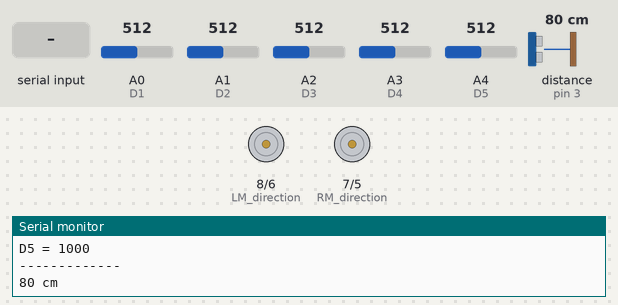
This sketch was run on a simulated Arduino Uno, built with avr-gcc and run on an emulated ATmega328P. Shown: direction and speed pins drawn as motors (green arrow = direction pin HIGH = forward, orange = LOW = backward, longer = more drive), the last lines printed to the serial monitor. Wiring (inferred from the names in the program): ultrasonic range finder: trigger pin 2; echo pin 3. The test bench sets the inputs (shaded band); at power-on: distance to the obstacle (sensor on pin 3) 80 cm, A0 (D1) = 512, A1 (D2) = 512, A2 (D3) = 512, A3 (D4) = 512, A4 (D5) = 512. The echo pulse lasts 58.3 µs per cm.

Above: at 1.8 s.
1.9 s: distance to the obstacle (sensor on pin 3) set to 2 cm
At 3.7 s:
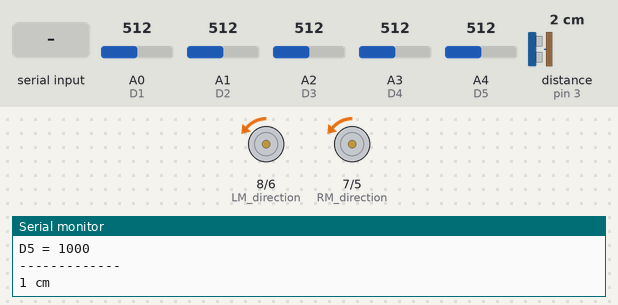
4.5 s: "f" received over the second serial link
At 6.0 s:
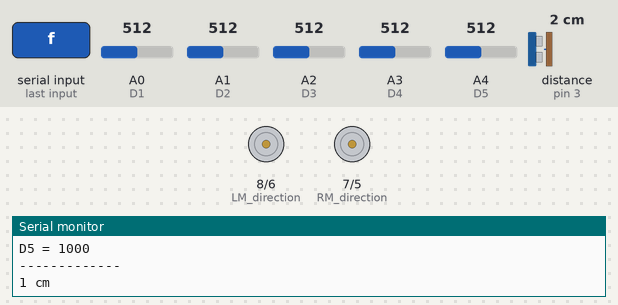
7.7 s: "b" received over the second serial link
At 9.1 s:
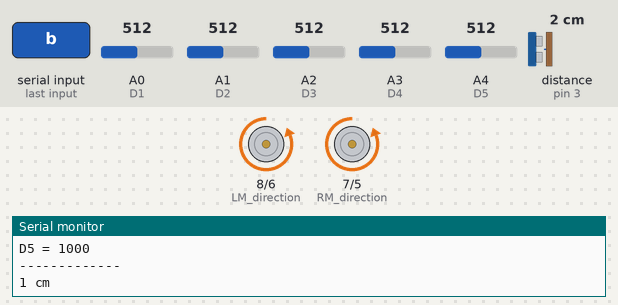
10.8 s: "l" received over the second serial link
At 13.0 s:
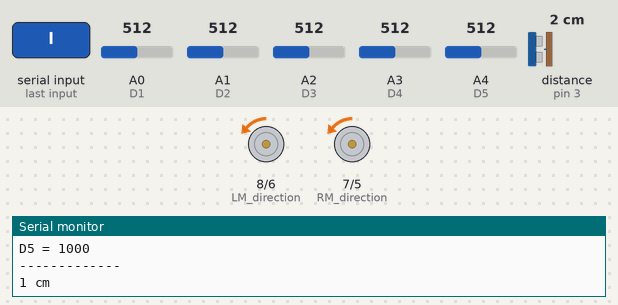
14.0 s: "r" received over the second serial link
At 15.4 s:
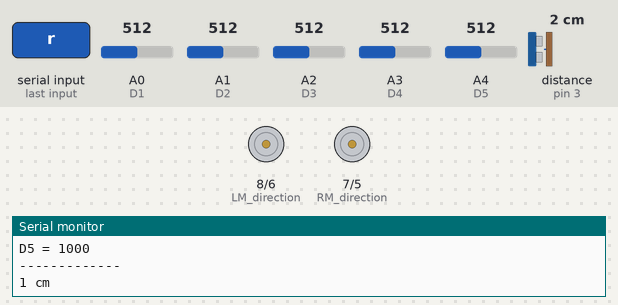
Timing chart, 0 to 17.2 s (numbered marks = the images above; inputs shaded):
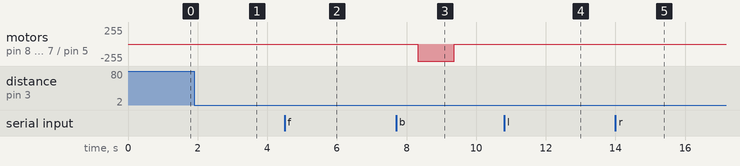

The sketch:

BT_Car.ino
```cpp
#include <SoftwareSerial.h>

SoftwareSerial BT(0, 0);//tx rx

int LM_direction = 8; //左輪方向
int LM_speed = 6; //左輪速度
int RM_speed = 5; //右輪速度
int RM_direction = 7; //右輪方向

//Sensors:
int D1 = A0;
int D2 = A1;
int D3 = A2;
int D4 = A3;
int D5 = A4;

int sensorValue = 0; // 儲存感測值

const byte trigPin = 2;
const byte echoPin = 3;

int fspeed = 0;
boolean cardirection = 1;

unsigned long distance;

unsigned long var;

unsigned long ping(){

  digitalWrite(trigPin, HIGH);
  delayMicroseconds(5);
  digitalWrite(trigPin, LOW);
  return pulseIn(echoPin, HIGH);

}

void setup(){

  pinMode(trigPin, OUTPUT);
  pinMode(echoPin, INPUT);

  pinMode(RM_direction,OUTPUT); //D7
  pinMode(LM_direction,OUTPUT); //D8
  pinMode(RM_speed,OUTPUT);
  pinMode(LM_speed,OUTPUT);

  Serial.begin(9600);

  BT.begin(9600);

  Serial.println("Bluetooth is READY!");

}

void stopCar() { // 馬達停止

  digitalWrite(RM_direction, LOW);
  digitalWrite(LM_direction, LOW);
  analogWrite(RM_speed, cardirection);
  analogWrite(LM_speed, cardirection);

}

void forward() { //D7 = 1, D8 = 1

  digitalWrite(RM_direction, HIGH);
  digitalWrite(LM_direction, HIGH);
  analogWrite(RM_speed, fspeed);
  analogWrite(LM_speed, fspeed);

}

void backward() { //D7 = 0, D8 = 0

  digitalWrite(RM_direction, LOW);
  digitalWrite(LM_direction, LOW);
  analogWrite(RM_speed, 255);
  analogWrite(LM_speed, 255);

}

void turnLeft() { // D7 = 1, D8 = 0

  digitalWrite(RM_direction, HIGH);
  digitalWrite(LM_direction, LOW);
  analogWrite(RM_speed, fspeed);
  analogWrite(LM_speed, fspeed);

}

void turnRight() { //D7 = 0, D8 = 1

  digitalWrite(RM_direction, LOW);
  digitalWrite(LM_direction, HIGH);
  analogWrite(RM_speed, fspeed);
  analogWrite(LM_speed, fspeed);

}

void loop(){

  distance = ping() / 58;
  BT.write((byte)distance);
  Serial.print(distance);
  Serial.print(" cm");
  Serial.println();
  delay(1000);

  if(distance <= 20){
    stopCar();
    Serial.print("Danger!! Stop the Car!\n");
  }

  if( BT.available() > 0) {

    var = BT.read();

    switch(var) {
      case 102: //f

        forward();

      break;

      case 98: //b

        backward();

      break;

      case 115: //s

        stopCar();

      break;

      case 114: //r

        turnRight();

      break;

      case 108: //l

        turnLeft();

      break;

      default:

      break;

    }
  }

  //-------Line Follow--------
  Serial.println("-------------");

  sensorValue = analogRead(D1);
  Serial.print("D1 = ");
  Serial.println(sensorValue, OCT);

  sensorValue = analogRead(D2);
  Serial.print("D2 = ");
  Serial.println(sensorValue, OCT);

  sensorValue = analogRead(D3);
  Serial.print("D3 = ");
  Serial.println(sensorValue, OCT);

  sensorValue = analogRead(D4);
  Serial.print("D4 = ");
  Serial.println(sensorValue, OCT);

  sensorValue = analogRead(D5);
  Serial.print("D5 = ");
  Serial.println(sensorValue, OCT);

  Serial.println("-------------");

}
```

Measured:
- after the input at 1.9 s, motor on pin 8 (LM_direction) / pin 6 (LM_speed), motor on pin 7 (RM_direction) / pin 5 (RM_speed): stopped → backward 1/255 after 1.2 s
- after the input at 4.5 s, motor on pin 8 (LM_direction) / pin 6 (LM_speed), motor on pin 7 (RM_direction) / pin 5 (RM_speed): backward 1/255 → stopped after 0.66 s, → backward 1/255 1.1 s later
- after the input at 7.7 s, motor on pin 8 (LM_direction) / pin 6 (LM_speed), motor on pin 7 (RM_direction) / pin 5 (RM_speed): backward 1/255 → backward 255/255 after 0.62 s, → backward 1/255 1.1 s later
- after the input at 10.8 s, motor on pin 8 (LM_direction) / pin 6 (LM_speed), motor on pin 7 (RM_direction) / pin 5 (RM_speed): backward 1/255 → stopped after 0.67 s, → backward 1/255 1.1 s later
- after the input at 14.0 s, motor on pin 8 (LM_direction) / pin 6 (LM_speed), motor on pin 7 (RM_direction) / pin 5 (RM_speed): backward 1/255 → stopped after 0.62 s, → backward 1/255 1.1 s later
